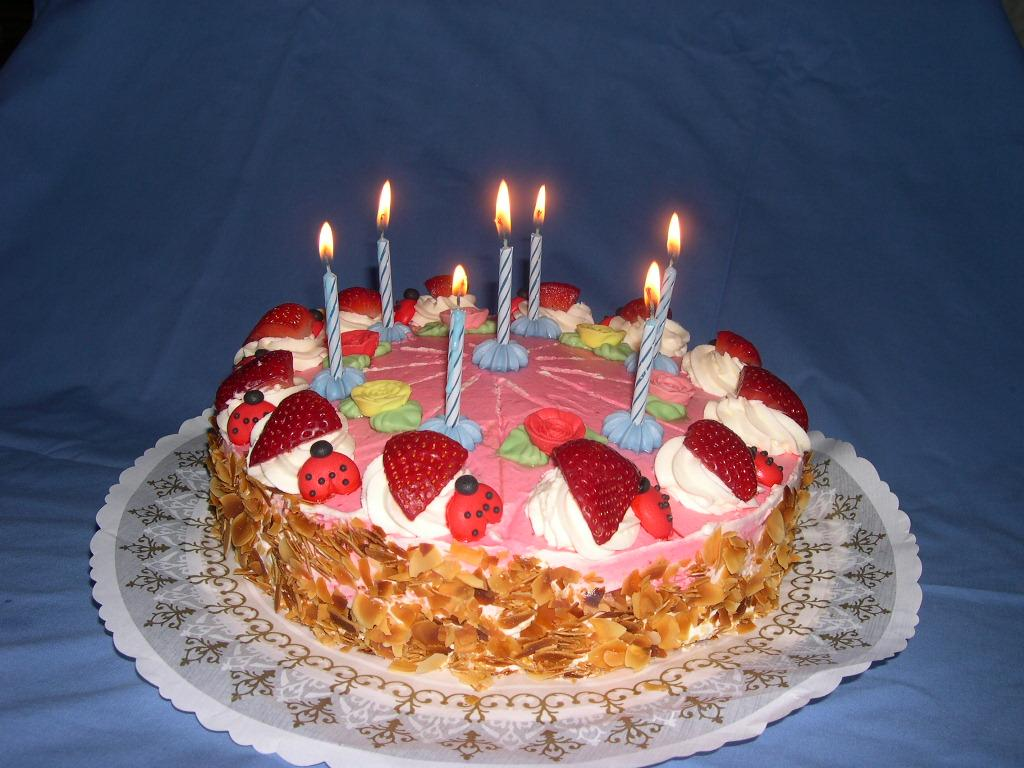
%> input picture Lab 1/código fuente/cakeFlash.jpg, 1024 x 768 px
$ octave --eval "result = getColorAndIntensity('cakeFlash.jpg');"   (GNU Octave 9; MATLAB toolbox functions it lacks are replaced by stand-ins)
%> lines starting %> are read from the running program, lines starting %| are printed output that depends on the picture
function [color, intensity] = getColorAndIntensity(imagePath)
%> called with imagePath = 'cakeFlash.jpg'

    % getColorAndIntensity Extrae la información de color e intensidad de una imagen.
    %
    %   [color, intensity] = getColorAndIntensity(imagePath) lee una imagen desde la ruta
    %   especificada, y calcula tanto los componentes de color normalizados como la intensidad
    %   de cada píxel.
    %
    %   Entrada:
    %       imagePath - Ruta de la imagen que se desea procesar. La imagen debe estar en
    %                   formato RGB.
    %
    %   Salida:
    %       color - Imagen de salida con los colores normalizados para cada píxel. Los colores
    %               están ajustados en función de la intensidad para que su representación sea
    %               relativa, en lugar de absoluta.
    %       intensity - Imagen en escala de grises que representa la intensidad de cada píxel.
    %                   La intensidad es el valor máximo a lo largo de los canales RGB.
    %
    %   Proceso:
    %       1. Lee la imagen de la ruta especificada y la convierte a tipo de doble precisión.
    %       2. Separa los tres canales de color (Rojo, Verde y Azul).
    %       3. Calcula la intensidad como el valor máximo de los tres canales para cada píxel.
    %       4. Añade una pequeña constante a la intensidad para evitar divisiones por cero.
    %       5. Normaliza los canales de color dividiéndolos por la intensidad calculada.
    %       6. Combina los canales normalizados en una única imagen de salida.
    %
    %   Notas:
    %       - La constante 0.001 asegura que no haya divisiones por cero al normalizar.
    %       - El valor de intensidad utilizado es el máximo de los tres canales para representar
    %         el brillo percibido de cada píxel.
    %       - La normalización de los colores ajusta la intensidad de cada canal sin alterar el tono.


    % Leer la imagen y convertirla a formato de doble precisión
    RGB = im2double(imread(imagePath));

    % Separar los canales de color directamente en una matriz
    R = RGB(:, :, 1);
    G = RGB(:, :, 2);
    B = RGB(:, :, 3);

    % Calcular la intensidad como el valor máximo a lo largo de los canales
    intensity = max(RGB, [], 3);
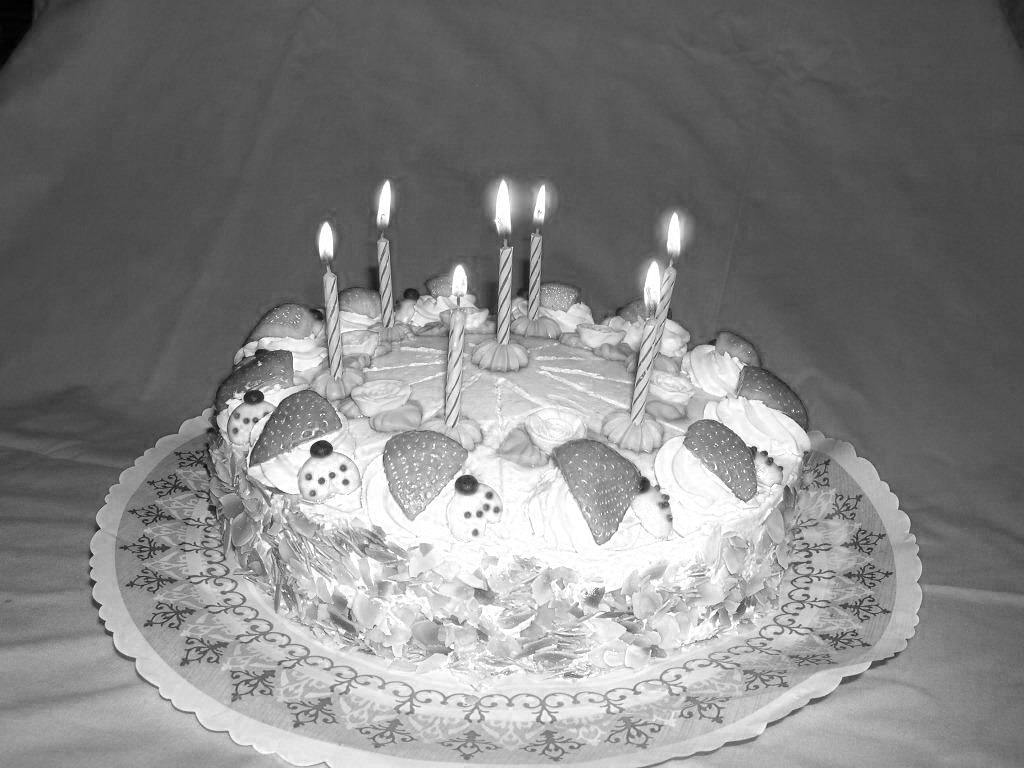
%> intensity: size 768x1024 double; min 0, max 1, mean 0.515

    % Asegurar que no haya divisiones por cero
    safeIntensity = intensity + 0.001;

    % Normalizar los canales de color
    norm_R = R ./ safeIntensity;
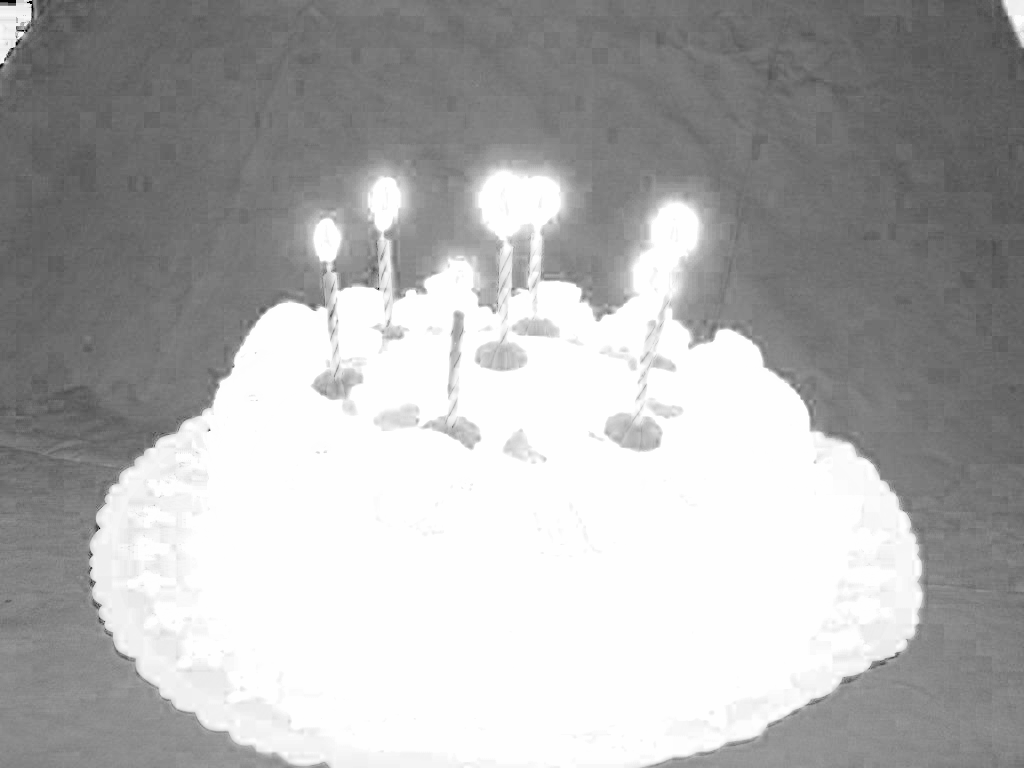
%> norm_R: size 768x1024 double; min 0, max 0.999, mean 0.687
    norm_G = G ./ safeIntensity;
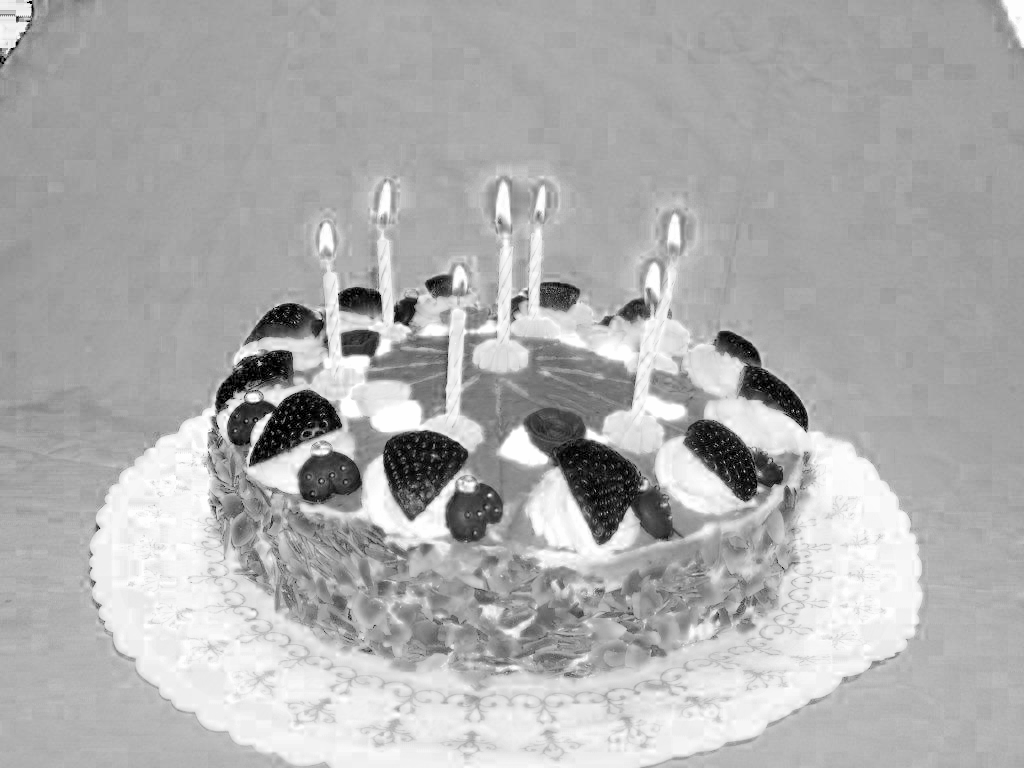
%> norm_G: size 768x1024 double; min 0, max 0.999, mean 0.685
    norm_B = B ./ safeIntensity;
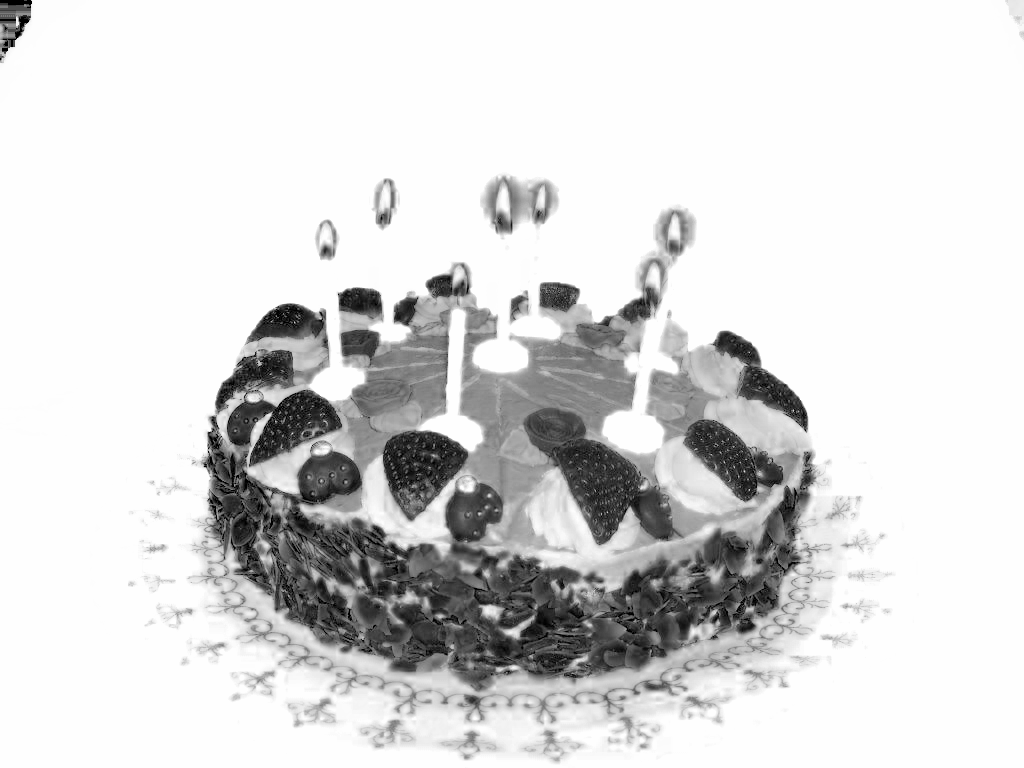
%> norm_B: size 768x1024 double; min 0, max 0.999, mean 0.856

    % Combinar los canales normalizados en una sola imagen
    color = cat(3, norm_R, norm_G, norm_B);
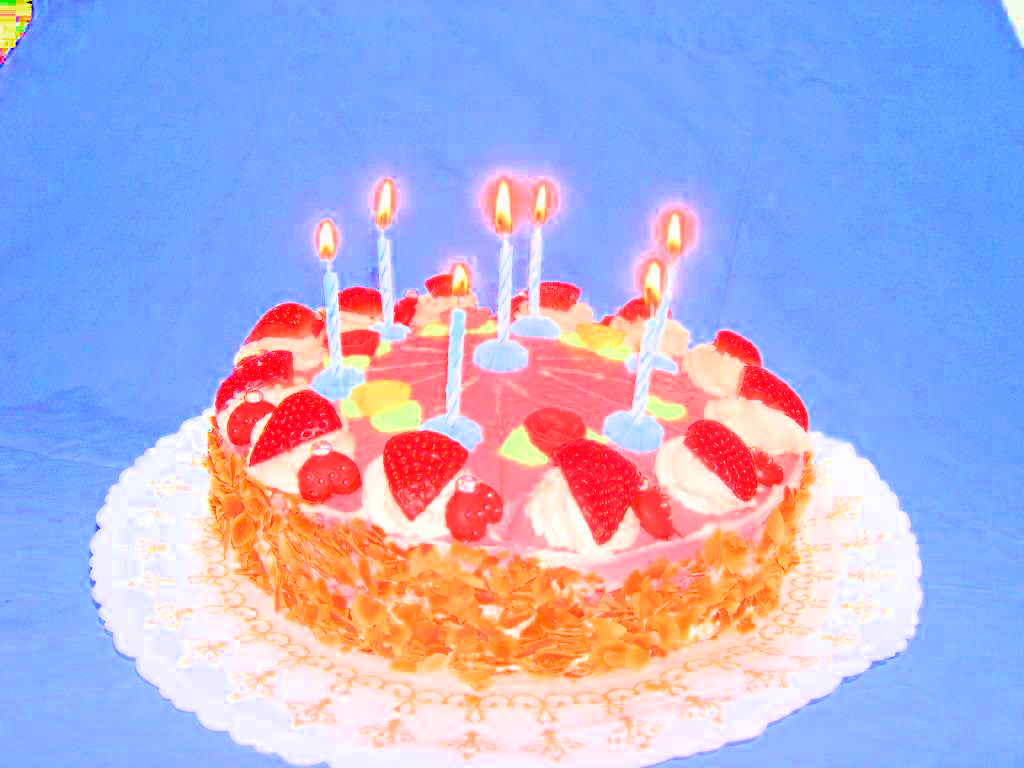
%> color: size 768x1024x3 double; mean R, G, B 0.687, 0.685, 0.856
end
